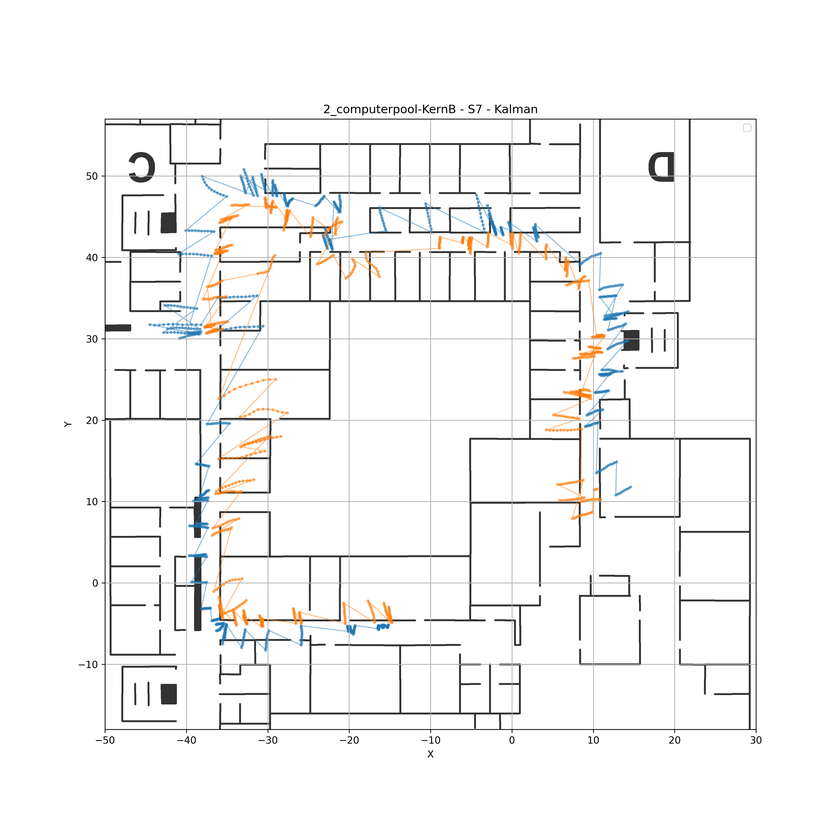
#> input picture PosDataInspector/resources/Graphics/interesting/2_computerpool-KernB_S7_kalman_std3.83_min0.00_max16.75.png, 840 x 840 px, shrunk from 3600 x 3600 before the run; its folder holds 4 pictures in this run
$ python cropImages.py
#> lines starting #> are read from the running program, lines starting #| are printed output that depends on the picture
#> in batch_trim, img is the input picture: PIL image 840x840 RGBA; mean R, G, B, A 245, 244.7, 244.4, 255
from PIL import Image
import os
from PIL import ImageChops


def is_almost_white(pixel, tol=10):
    return all(channel >= 255 - tol for channel in pixel[:3])  # nur RGB checken

def trim_border(im: Image.Image, tol=10) -> Image.Image:
#> called with tol = 10
    pixels = im.load()
    width, height = im.size
#> width = 840; height = 840

    left = 0
    right = width - 1
#> right = 839
    top = 0
    bottom = height - 1
#> bottom = 839

    # von links trimmen
    while left < right:
        if any(not is_almost_white(pixels[left, y], tol) for y in range(height)):
            break
        left += 1
#> after the loop, left = 64

    # von rechts trimmen
    while right > left:
        if any(not is_almost_white(pixels[right, y], tol) for y in range(height)):
            break
        right -= 1
#> this loop made 79 passes
#> right on passes 1 to 12: 838, 837, 836, 835, 834, 833, 832, 831, 830, 829, 828, 827
#> after the loop, right = 761

    # von oben trimmen
    while top < bottom:
        if any(not is_almost_white(pixels[x, top], tol) for x in range(width)):
            break
        top += 1
#> after the loop, top = 104

    # von unten trimmen
    while bottom > top:
        if any(not is_almost_white(pixels[x, bottom], tol) for x in range(width)):
            break
        bottom -= 1
#> this loop made 83 passes
#> after the loop, bottom = 757

    # ausschneiden
    return im.crop((left, top, right + 1, bottom + 1))
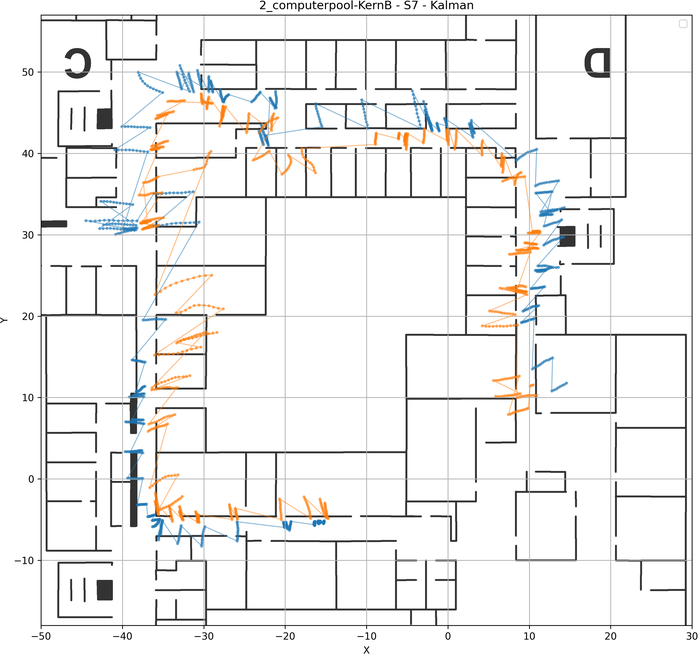
#> returned value: PIL image 698x654 RGBA; mean R, G, B, A 239.5, 239.1, 238.6, 255


def batch_trim(input_folder: str, output_folder: str, tol=10):
    if not os.path.exists(output_folder):
        os.makedirs(output_folder)

    for fname in os.listdir(input_folder):
        if fname.lower().endswith(".png"):
            path_in = os.path.join(input_folder, fname)
            path_out = os.path.join(output_folder, fname)

            img = Image.open(path_in).convert("RGBA")
            trimmed = trim_border(img, tol=tol)
            trimmed.save(path_out)
            print(f"Trimmed {fname}")
#> pass 2 of the loop in batch_trim, `for fname in os.listdir(input_folder):`:
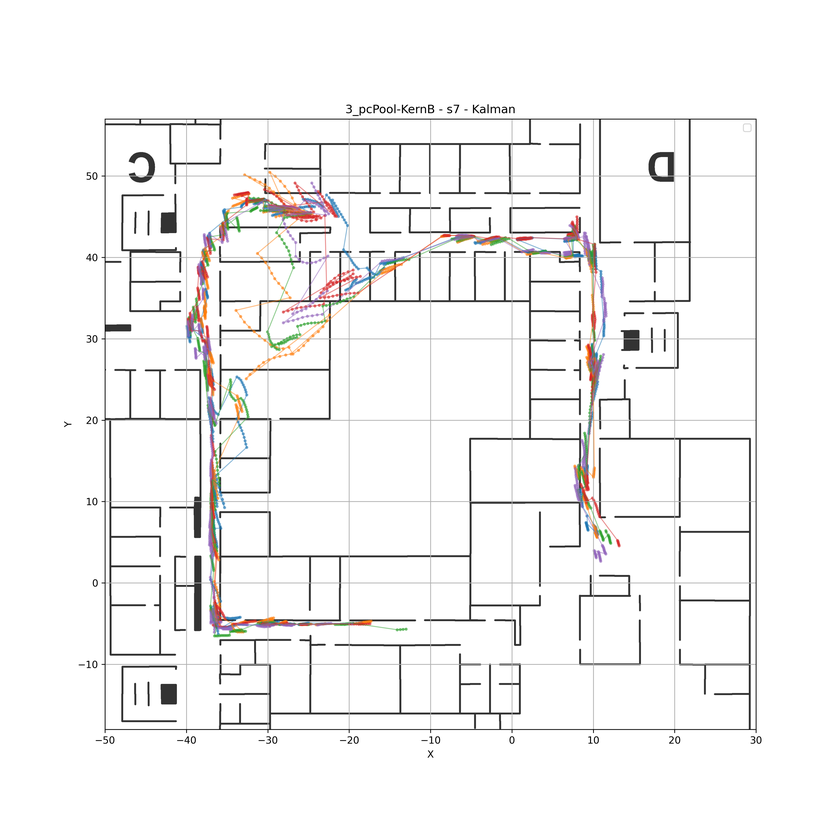
#> input picture PosDataInspector/resources/Graphics/interesting/3_pcPool-KernB_s7_kalman_std3.90_min0.00_max16.47.png, 840 x 840 px, shrunk from 3600 x 3600 before the run
#> in batch_trim, img is the input picture: PIL image 840x840 RGBA; mean R, G, B, A 244.3, 243.8, 243.6, 255
#> after the loop in trim_border (call 2), `while left < right:`: left = 64
#> the loop in trim_border (call 2), `while right > left:` made 79 passes
#> after the loop in trim_border (call 2), `while right > left:`: right = 761
#> after the loop in trim_border (call 2), `while top < bottom:`: top = 104
#> the loop in trim_border (call 2), `while bottom > top:` made 83 passes
#> after the loop in trim_border (call 2), `while bottom > top:`: bottom = 757
#> in trim_border (call 2), `return im.crop((left, top, right + 1, bottom + 1))`:
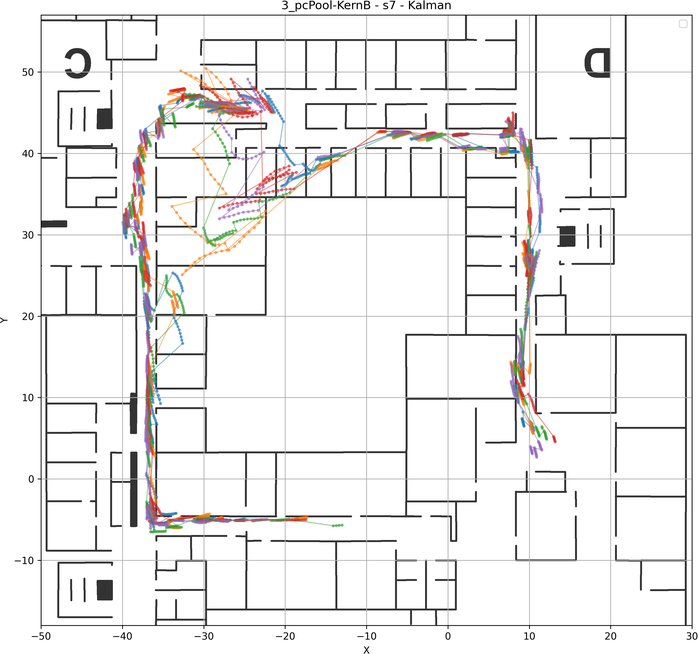
#> returned value: PIL image 698x654 RGBA; mean R, G, B, A 238.5, 237.6, 237.3, 255
#> pass 3 of the loop in batch_trim, `for fname in os.listdir(input_folder):`:
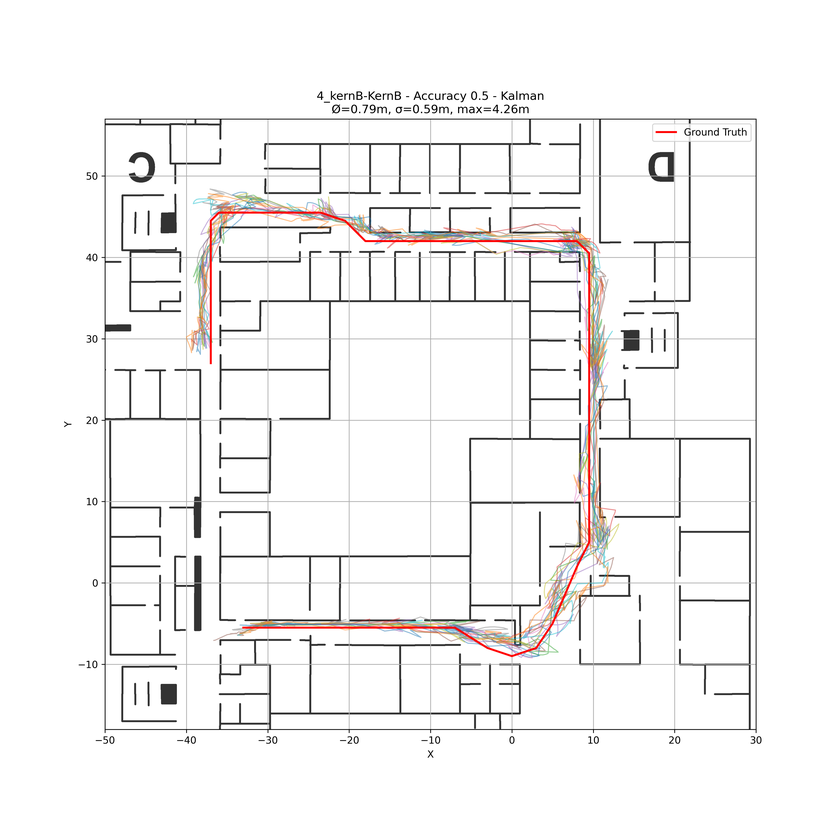
#> input picture PosDataInspector/resources/Graphics/interesting/4_kernB-KernB_Accuracy_0.5_kalman_mean0.79_med0.64_std0.59_max4.26_p250.37_p751.09_std0.59_min0.00_max4.26.png, 840 x 840 px, shrunk from 3600 x 3600 before the run
#> in batch_trim, img is the input picture: PIL image 840x840 RGBA; mean R, G, B, A 244.5, 243.5, 243.3, 255
#> after the loop in trim_border (call 3), `while left < right:`: left = 64
#> the loop in trim_border (call 3), `while right > left:` made 79 passes
#> after the loop in trim_border (call 3), `while right > left:`: right = 761
#> after the loop in trim_border (call 3), `while top < bottom:`: top = 90
#> the loop in trim_border (call 3), `while bottom > top:` made 83 passes
#> in trim_border (call 3), `return im.crop((left, top, right + 1, bottom + 1))`:
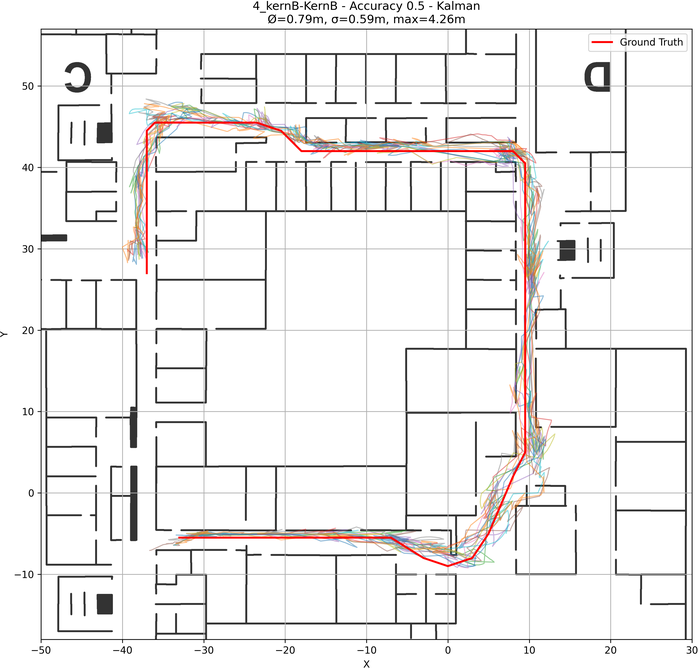
#> returned value: PIL image 698x668 RGBA; mean R, G, B, A 239.2, 237.6, 237.2, 255
#> the loop made 5 passes; the first 3 are shown


if __name__ == "__main__":
    output_dir = "resources/Graphics/interesting/cropped"
    input_dir = "resources/Graphics/interesting"

    batch_trim(input_dir, output_dir)

# This script will crop images in the specified input directory and save them to the output directory.
